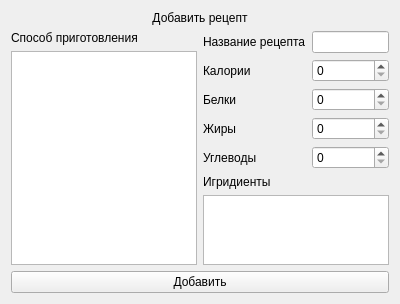
<?xml version="1.0" encoding="UTF-8"?>
<ui version="4.0">
 <class>Recipe</class>
 <widget class="QWidget" name="Recipe">
  <property name="geometry">
   <rect>
    <x>0</x>
    <y>0</y>
    <width>400</width>
    <height>300</height>
   </rect>
  </property>
  <property name="windowTitle">
   <string>Form</string>
  </property>
  <layout class="QVBoxLayout" name="verticalLayout_4">
   <item>
    <layout class="QVBoxLayout" name="verticalLayout_3">
     <item>
      <widget class="QLabel" name="label">
       <property name="text">
        <string>Добавить рецепт</string>
       </property>
       <property name="alignment">
        <set>Qt::AlignCenter</set>
       </property>
      </widget>
     </item>
     <item>
      <layout class="QHBoxLayout" name="horizontalLayout">
       <item>
        <layout class="QVBoxLayout" name="verticalLayout_2">
         <item>
          <widget class="QLabel" name="label_9">
           <property name="text">
            <string>Способ приготовления</string>
           </property>
          </widget>
         </item>
         <item>
          <widget class="QTextEdit" name="textEdit"/>
         </item>
        </layout>
       </item>
       <item>
        <layout class="QVBoxLayout" name="verticalLayout">
         <item>
          <layout class="QFormLayout" name="formLayout">
           <item row="0" column="0">
            <widget class="QLabel" name="label_2">
             <property name="text">
              <string>Название рецепта</string>
             </property>
            </widget>
           </item>
           <item row="1" column="0">
            <widget class="QLabel" name="label_5">
             <property name="text">
              <string>Калории</string>
             </property>
            </widget>
           </item>
           <item row="2" column="0">
            <widget class="QLabel" name="label_6">
             <property name="text">
              <string>Белки</string>
             </property>
            </widget>
           </item>
           <item row="3" column="0">
            <widget class="QLabel" name="label_7">
             <property name="text">
              <string>Жиры</string>
             </property>
            </widget>
           </item>
           <item row="4" column="0">
            <widget class="QLabel" name="label_8">
             <property name="text">
              <string>Углеводы</string>
             </property>
            </widget>
           </item>
           <item row="1" column="1">
            <widget class="QSpinBox" name="spinBox_2"/>
           </item>
           <item row="2" column="1">
            <widget class="QSpinBox" name="spinBox_3"/>
           </item>
           <item row="3" column="1">
            <widget class="QSpinBox" name="spinBox_4"/>
           </item>
           <item row="4" column="1">
            <widget class="QSpinBox" name="spinBox_5"/>
           </item>
           <item row="0" column="1">
            <widget class="QLineEdit" name="lineEdit"/>
           </item>
          </layout>
         </item>
         <item>
          <widget class="QLabel" name="label_4">
           <property name="text">
            <string>Игридиенты</string>
           </property>
          </widget>
         </item>
         <item>
          <widget class="QTextEdit" name="textEdit_2"/>
         </item>
        </layout>
       </item>
      </layout>
     </item>
     <item>
      <widget class="QPushButton" name="pushButton">
       <property name="text">
        <string>Добавить</string>
       </property>
      </widget>
     </item>
    </layout>
   </item>
  </layout>
 </widget>
 <resources/>
 <connections/>
</ui>
